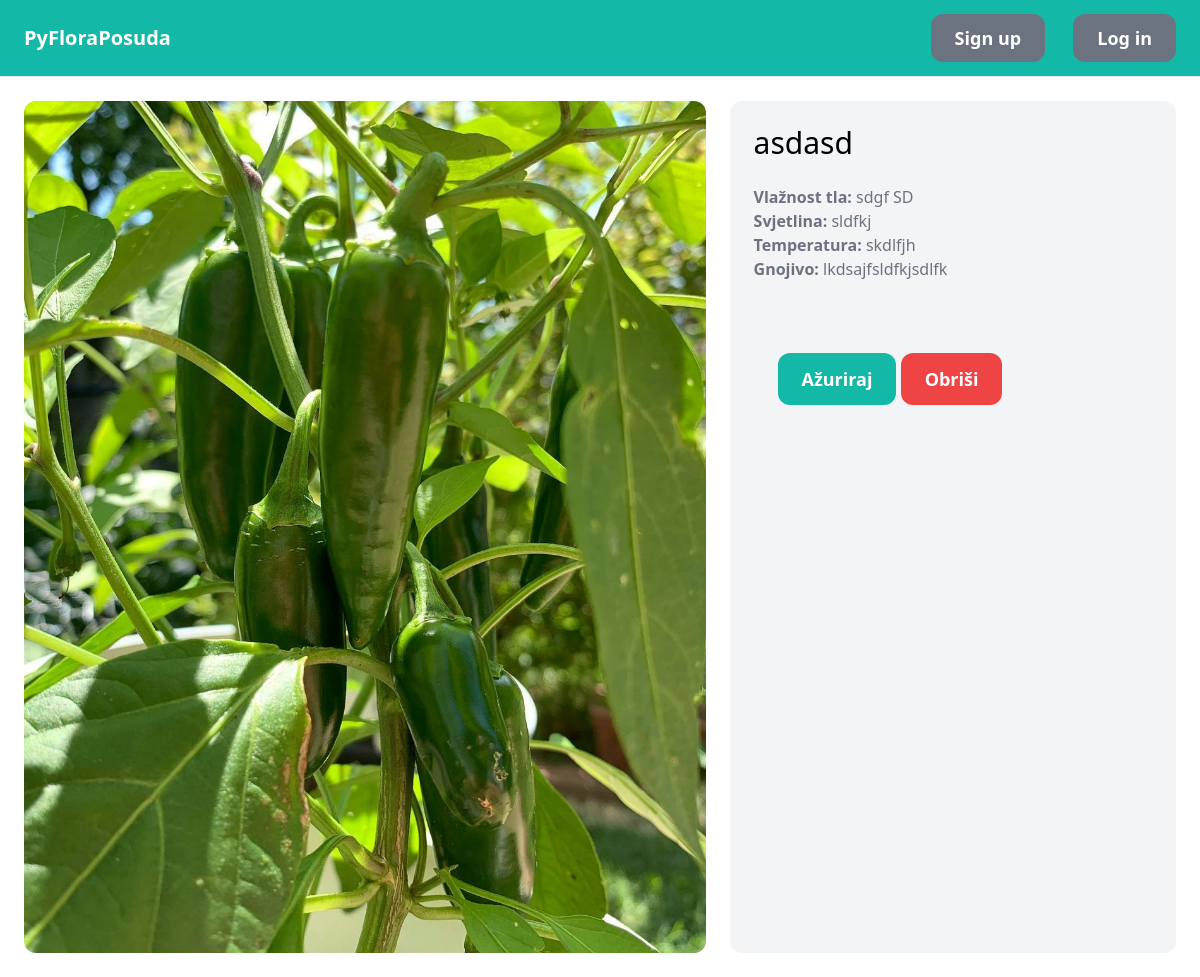
The app's page /biljke/6/, older data.
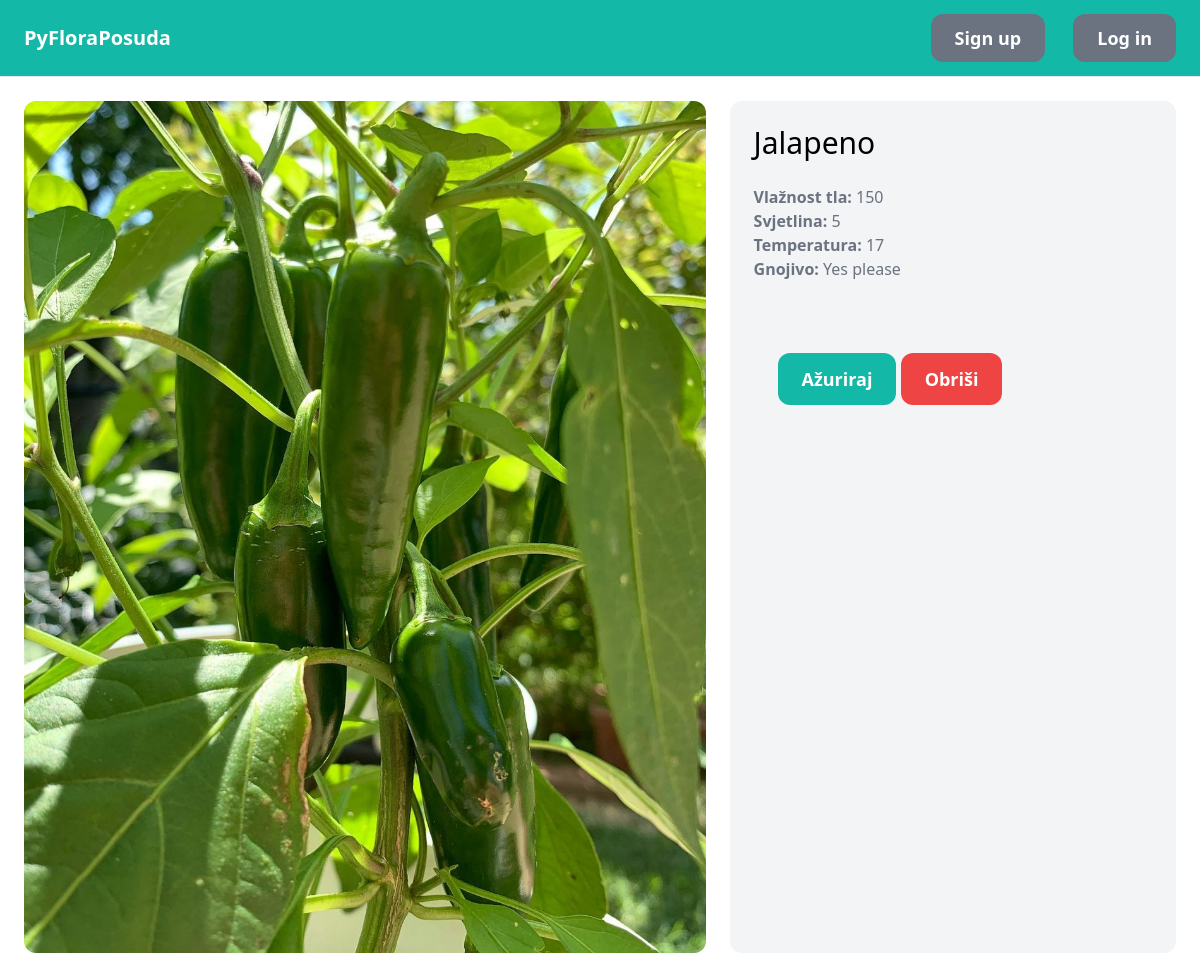
The same page, newer data.
### plant/models.py (models this page shows, shortened)
class Plant(models.Model):
    name = models.CharField(max_length=255)
    image = models.ImageField(upload_to='plant_images')
    humidity = models.CharField(max_length=255)
    brightness = models.CharField(max_length=255)
    temperature = models.CharField(max_length=255)
    substrate = models.CharField(max_length=255)

### plant/views.py (the view)
# urls.py: path('<int:pk>/', views.detail, name='detail'),
def detail(request, pk):
    plant = get_object_or_404(Plant, pk=pk)
    return render(request, 'plants/detail.html', {
        'plant': plant,
    })

### plant/templates/plants/detail.html (shortened to what this page needs)
{% extends 'core/base.html' %}
{% block content %}
<div class="grid grid-cols-5 gap-6">
    <div class="col-span-3">
        <img src="{{ plant.image.url }}" class="rounded-xl">
    </div>
    <div class="col-span-2 p-6 bg-gray-100 rounded-xl">
        <h1 class="mb-6 text-3xl">{{ plant.name}}</h1>
        <p class="text-gray-500"><strong>Vlažnost tla: </strong>{{ plant.humidity }}</p>
        <p class="text-gray-500"><strong>Svjetlina: </strong>{{ plant.brightness }}</p>
        <p class="text-gray-500"><strong>Temperatura: </strong>{{ plant.temperature }}</p>
        <p class="text-gray-500"><strong>Gnojivo: </strong>{{ plant.substrate }}</p>
        <div class="mt-6 p-6 pb-white rounded-xl">
            <a href= "{% url 'plant:edit' plant.id %}" class="inline-block mt-6 px-6 py-3 text-lg font-semibold bg-teal-500 text-white rounded-xl">Ažuriraj</a>
            <a href= "{% url 'plant:delete' plant.id %}" class="inline-block mt-6 px-6 py-3 text-lg font-semibold bg-red-500 text-white rounded-xl">Obriši</a>
        </div>
    </div>
</div>
{% endblock %}

Row changes from the older to the newer data that the page shows:
changed Plant: name "asdasd" → "Jalapeno"; humidity "sdgf SD" → "150"; brightness "sldfkj" → "5"; temperature "skdlfjh" → "17"; substrate "lkdsajfsldfkjsdlfk" → "Yes please"
